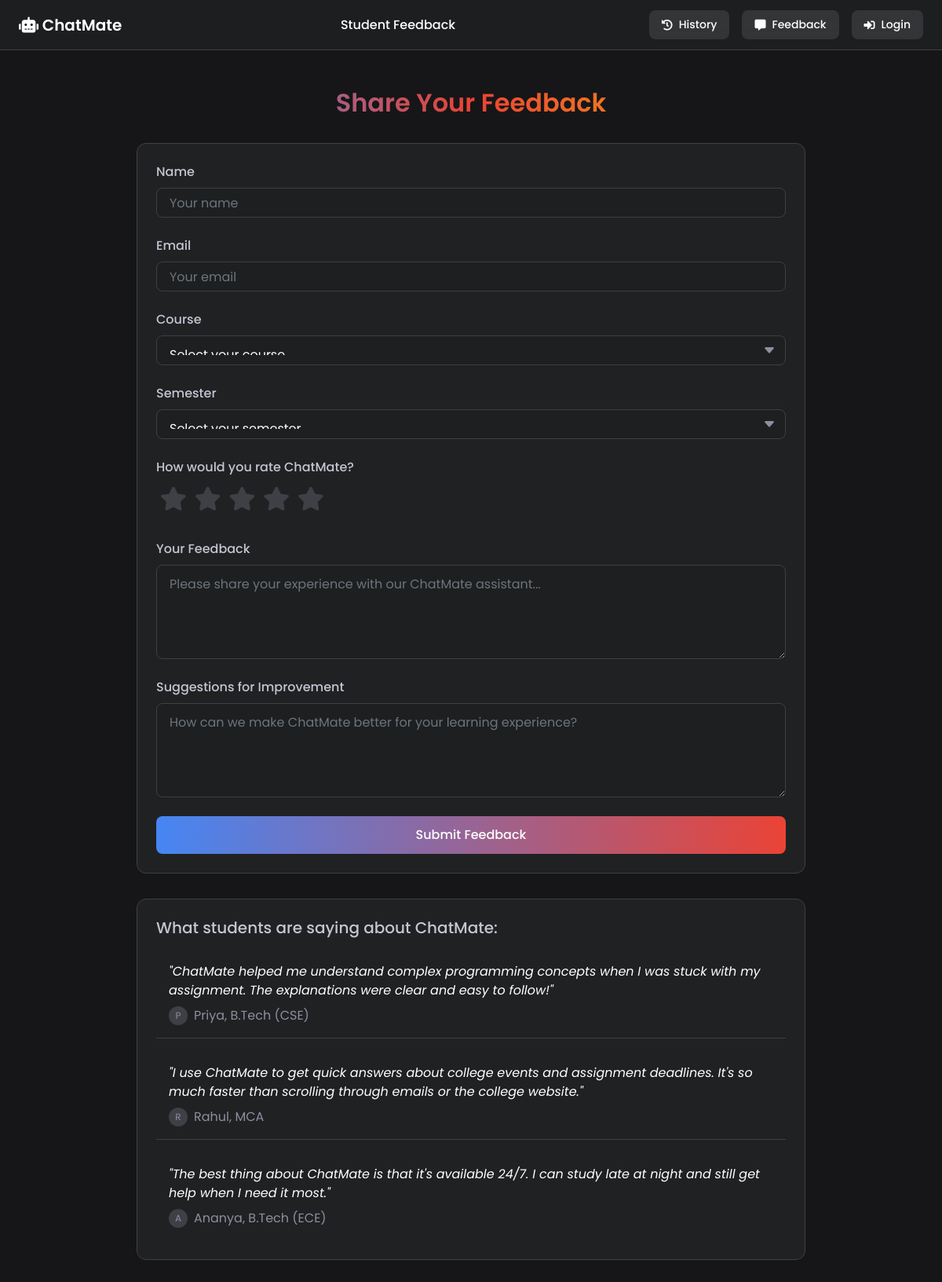
/feedbackPage/, run on an earlier commit of the app's database.
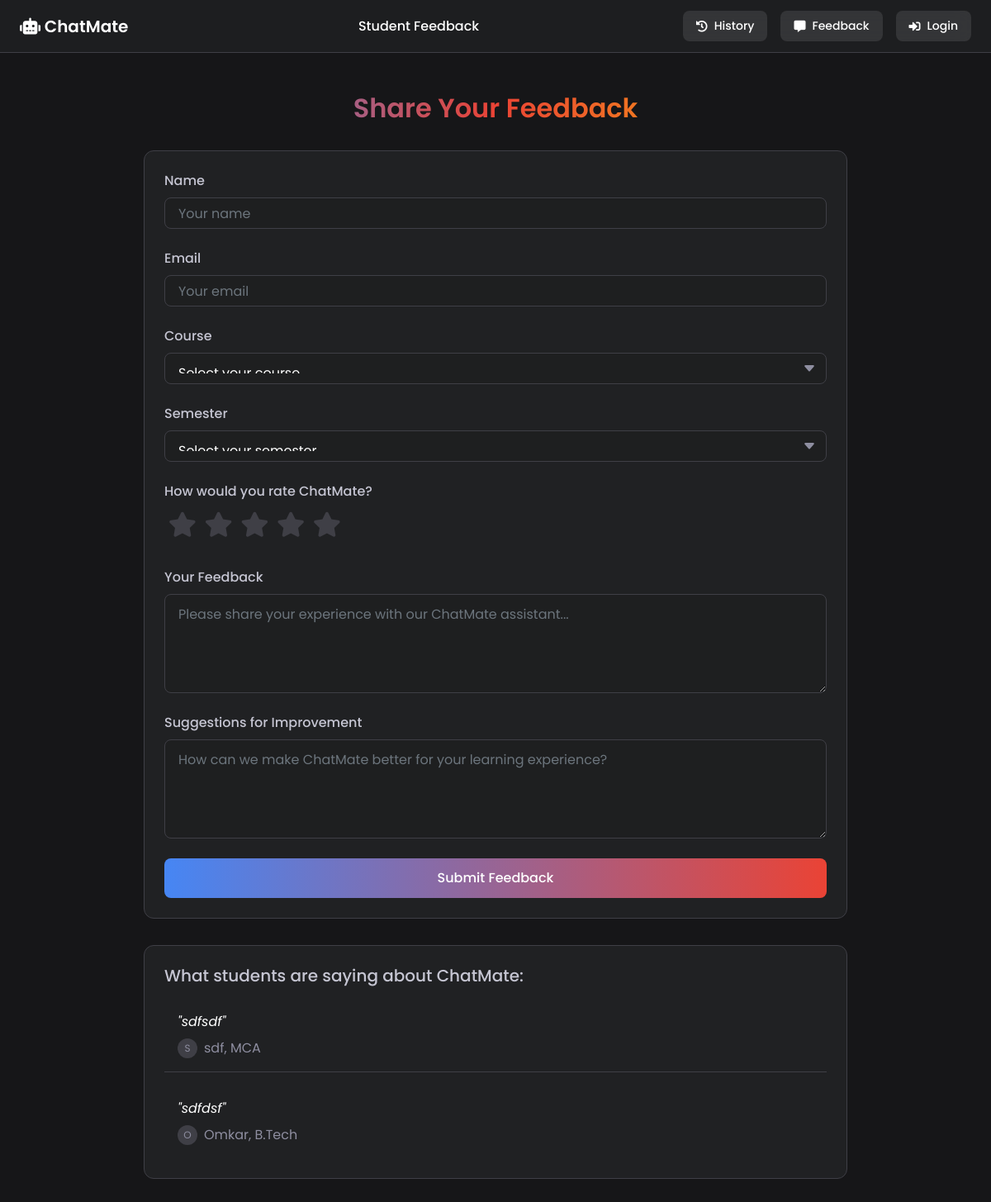
And on a later commit of the database.
### chat/models.py (models this page shows, shortened)
class Feedback(models.Model):
    COURSE_CHOICES = [
        ('btech', 'B.Tech'),
        ('mtech', 'M.Tech'),
        ('bca', 'BCA'),
        ('mca', 'MCA'),
        ('other', 'Other'),
    ]
    SEMESTER_CHOICES = [
        ('1', '1st Semester'),
        ('2', '2nd Semester'),
        ('3', '3rd Semester'),
        ('4', '4th Semester'),
        ('5', '5th Semester'),
        ('6', '6th Semester'),
        ('7', '7th Semester'),
        ('8', '8th Semester'),
    ]
    name = models.CharField(max_length=100)
    email = models.EmailField()
    course = models.CharField(max_length=10, choices=COURSE_CHOICES)
    semester = models.CharField(max_length=2, choices=SEMESTER_CHOICES)
    rating = models.IntegerField(validators=[MinValueValidator(1), MaxValueValidator(5)])
    feedback = models.TextField()
    improvements = models.TextField(blank=True)
    created_at = models.DateTimeField(default=timezone.now)
    class Meta:
        ordering = ['-created_at']

### chat/views.py (the view, shortened to what this page needs)
# urls.py: path('feedbackPage/', FeedbackPageView.as_view(), name='feedback_page'),  # Make sure this name is 'feedback_page'
class FeedbackPageView(View):
    template_name = 'feedback_page.html'
    def get(self, request):
        form = FeedbackForm()
        testimonials = Feedback.objects.filter(rating__gte=4).order_by('-created_at')[:3]
        context = {
            'form': form,
            'testimonials': testimonials,
        }
        return render(request, self.template_name, context)

### chat/forms.py
class FeedbackForm(forms.ModelForm):
    class Meta:
        model = Feedback
        fields = ['name', 'email', 'course', 'semester', 'rating', 'feedback', 'improvements']
        widgets = {
            'name': forms.TextInput(attrs={'class': 'form-control', 'placeholder': 'Your name'}),
            'email': forms.EmailInput(attrs={'class': 'form-control', 'placeholder': 'Your email'}),
            'course': forms.Select(attrs={'class': 'form-control'}),
            'semester': forms.Select(attrs={'class': 'form-control'}),
            'rating': forms.RadioSelect(),
            'feedback': forms.Textarea(attrs={'class': 'form-control', 'placeholder': 'Please share your experience with our ChatMate assistant...', 'rows': 5}),
            'improvements': forms.Textarea(attrs={'class': 'form-control', 'placeholder': 'How can we make ChatMate better for your learning experience?', 'rows': 5}),
        }
        labels = {
            'feedback': 'Your Feedback',
            'improvements': 'Suggestions for Improvement',
        }

### templates/feedback_page.html (shortened to what this page needs)
{% extends 'base.html' %}
{% block content %}
<nav class="top-navbar">
  <div class="navbar-logo">
    <a href="/" class="navbar-brand">
      <i class="fas fa-robot"></i>
      ChatMate
    </a>
  </div>
  <div class="navbar-center">
    Student Feedback
  </div>
  <div class="navbar-actions">
    <a href="/historyPage" class="try-pro-btn">
      <i class="fas fa-history"></i>
      <span>History</span>
    </a>
    <a href="/feedbackPage" class="try-pro-btn">
      <i class="fas fa-comment-alt"></i>
      <span>Feedback</span>
    </a>
    {% if user.is_authenticated %}
    <a href="/loginPage" class="try-pro-btn">
      <i class="fas fa-sign-out-alt"></i>
      <span>Logout</span>
    </a>
    {% else %}
    <a href="/loginPage" class="try-pro-btn">
      <i class="fas fa-sign-in-alt"></i>
      <span>Login</span>
    </a>
    {% endif %}
  </div>
</nav>
<main class="main-content">
  <div class="feedback-container">
    <h1 class="page-title">Share Your Feedback</h1>
    <div class="feedback-form">
      <form id="feedbackForm" method="POST" action="{% url 'feedback_page' %}">
        <div class="form-group">
          <label for="name">Name</label>
          <input type="text" class="form-control" id="name" name="name" placeholder="Your name" required>
        </div>
        <div class="form-group">
          <label for="email">Email</label>
          <input type="email" class="form-control" id="email" name="email" placeholder="Your email" required>
        </div>
        <div class="form-group">
          <label for="course">Course</label>
          <select class="form-control" id="course" name="course" required>
            <option value="" disabled selected>Select your course</option>
          </select>
        </div>
        <div class="form-group">
          <label for="semester">Semester</label>
          <select class="form-control" id="semester" name="semester" required>
            <option value="" disabled selected>Select your semester</option>
          </select>
        </div>
        <div class="rating-container">
          <label>How would you rate ChatMate?</label>
          <div class="stars">
            <label for="star5" class="fas fa-star"></label>
            <label for="star4" class="fas fa-star"></label>
            <label for="star3" class="fas fa-star"></label>
            <label for="star2" class="fas fa-star"></label>
            <label for="star1" class="fas fa-star"></label>
          </div>
        </div>
        <div class="form-group">
          <label for="feedback">Your Feedback</label>
          <textarea class="form-control" id="feedback" name="feedback" placeholder="Please share your experience with our ChatMate assistant..." required></textarea>
        </div>
        <div class="form-group">
          <label for="improvements">Suggestions for Improvement</label>
          <textarea class="form-control" id="improvements" name="improvements" placeholder="How can we make ChatMate better for your learning experience?"></textarea>
        </div>
        <button type="submit" class="submit-btn">Submit Feedback</button>
      </form>
    </div>
    <div class="testimonials">
      <h3>What students are saying about ChatMate:</h3>
      {% if testimonials %}
        {% for testimonial in testimonials %}
          <div class="testimonial-item">
            <div class="testimonial-text">"{{ testimonial.feedback|truncatechars:150 }}"</div>
            <div class="testimonial-author">
              <div class="testimonial-avatar">{{ testimonial.name|first|upper }}</div>
              {{ testimonial.name }}, {{ testimonial.get_course_display }}
            </div>
          </div>
        {% endfor %}
      {% else %}
        <div class="testimonial-item">
          <div class="testimonial-text">"ChatMate helped me understand complex programming concepts when I was stuck with my assignment. The explanations were clear and easy to follow!"</div>
          <div class="testimonial-author">
            <div class="testimonial-avatar">P</div>
            Priya, B.Tech (CSE)
          </div>
        </div>
        <div class="testimonial-item">
          <div class="testimonial-text">"I use ChatMate to get quick answers about college events and assignment deadlines. It's so much faster than scrolling through emails or the college website."</div>
          <div class="testimonial-author">
            <div class="testimonial-avatar">R</div>
            Rahul, MCA
          </div>
        </div>
        <div class="testimonial-item">
          <div class="testimonial-text">"The best thing about ChatMate is that it's available 24/7. I can study late at night and still get help when I need it most."</div>
          <div class="testimonial-author">
            <div class="testimonial-avatar">A</div>
            Ananya, B.Tech (ECE)
          </div>
        </div>
      {% endif %}
    </div>
  </div>
</main>
{% endblock %}

### templates/base.html (shortened to what this page needs)
<!DOCTYPE html>
<html lang="en">
<head>
  <link rel="stylesheet" href="https://cdnjs.cloudflare.com/ajax/libs/bootstrap/4.5.2/css/bootstrap.min.css">
  <link rel="stylesheet" href="https://cdnjs.cloudflare.com/ajax/libs/font-awesome/5.15.3/css/all.min.css">
</head>
<body>
  {% block content %}{% endblock %}
</body>
</html>

### templates/feedback_page.html (style rules this page uses)
:root { --primary-color: #202123; --secondary-color: #1e1f20; --accent-color: #8e8ea0; --text-primary: #fff; --text-secondary: #c5c5d2; --border-color: #3f3f46; --navbar-height: 64px; --content-width: 900px; }
body { background-color: #161618; font-family: 'Poppins', sans-serif; color: var(--text-primary); min-height: 100vh; margin: 0; display: flex; flex-direction: column; }
.top-navbar { position: fixed; top: 0; left: 0; right: 0; height: var(--navbar-height); background-color: rgba(32, 33, 35, 0.8); backdrop-filter: blur(20px); z-index: 1030; border-bottom: 1px solid var(--border-color); display: flex; align-items: center; padding: 0 24px; }
.navbar-logo { display: flex; align-items: center; gap: 12px; }
.navbar-brand { color: var(--text-primary); font-size: 1.25rem; font-weight: 600; margin-right: 32px; }
.navbar-center { flex: 1; display: flex; justify-content: center; font-weight: 500; }
.navbar-actions { display: flex; gap: 16px; align-items: center; }
.try-pro-btn { background: rgba(255, 255, 255, 0.1); border: none; color: var(--text-primary); padding: 8px 16px; border-radius: 8px; font-size: 14px; font-weight: 500; display: flex; align-items: center; gap: 8px; }
.main-content { flex: 1; margin-top: var(--navbar-height); display: flex; flex-direction: column; align-items: center; padding: 48px 24px; }
.feedback-container { max-width: var(--content-width); width: 100%; padding: 0 24px; }
.page-title { font-size: 32px; font-weight: 600; margin-bottom: 32px; text-align: center; background: linear-gradient(90deg, #4686F4, #EA4335, #FBBC05); -webkit-background-clip: text; background-clip: text; -webkit-text-fill-color: transparent; }
.feedback-form { background-color: var(--primary-color); border: 1px solid var(--border-color); border-radius: 12px; padding: 24px; margin-bottom: 32px; }
.form-group { margin-bottom: 24px; }
label { display: block; margin-bottom: 8px; font-weight: 500; color: var(--text-secondary); }
.form-control { background-color: var(--secondary-color); border: 1px solid var(--border-color); border-radius: 8px; color: var(--text-primary); padding: 12px 16px; width: 100%; font-family: 'Poppins', sans-serif; }
select.form-control { appearance: none; background-repeat: no-repeat; background-position: right 12px center; padding-right: 32px; }
textarea.form-control { resize: vertical; min-height: 120px; }
.rating-container { margin-bottom: 24px; }
.stars { display: flex; flex-direction: row-reverse; justify-content: flex-end; }
.stars label { cursor: pointer; width: auto; color: var(--border-color); font-size: 30px; padding: 5px; transition: all 0.2s ease; }
.submit-btn { background: linear-gradient(90deg, #4686F4, #EA4335); color: var(--text-primary); border: none; padding: 12px 24px; border-radius: 8px; font-size: 16px; font-weight: 500; cursor: pointer; transition: all 0.3s ease; width: 100%; }
.testimonials { background-color: var(--primary-color); border: 1px solid var(--border-color); border-radius: 12px; padding: 24px; }
.testimonials h3 { font-size: 20px; margin-bottom: 16px; color: var(--text-secondary); font-weight: 500; }
.testimonial-item { padding: 16px; margin-bottom: 16px; border-bottom: 1px solid var(--border-color); }
.testimonial-item:last-child { margin-bottom: 0; border-bottom: none; }
.testimonial-text { font-style: italic; margin-bottom: 8px; line-height: 1.5; }
.testimonial-author { display: flex; align-items: center; gap: 8px; color: var(--accent-color); }
.testimonial-avatar { width: 24px; height: 24px; border-radius: 50%; background-color: var(--border-color); display: flex; align-items: center; justify-content: center; font-size: 12px; }

What changed in the data, as far as the page shows it:
added Feedback: feedback "sdfsdf", name|first "S", name "sdf", course "MCA"
added Feedback: feedback "sdfdsf", name|first "O", name "Omkar", course "B.Tech"
Also different on the page:
text no longer shown: "\"ChatMate helped me understand complex programming concepts when I was stuck with my assignment. The explanations were clear and easy to follow!\" P Priya, B.Tech (CSE) \"I use ChatMate to get quick answers about college events and assignment deadlines. It's so much faster than scrolling through emails or the college website.\" R Rahul, MCA \"The best thing about ChatMate is that it's available 24/7. I can study late at night and still get help when I need it most.\" A Ananya, B.Tech (ECE)"
